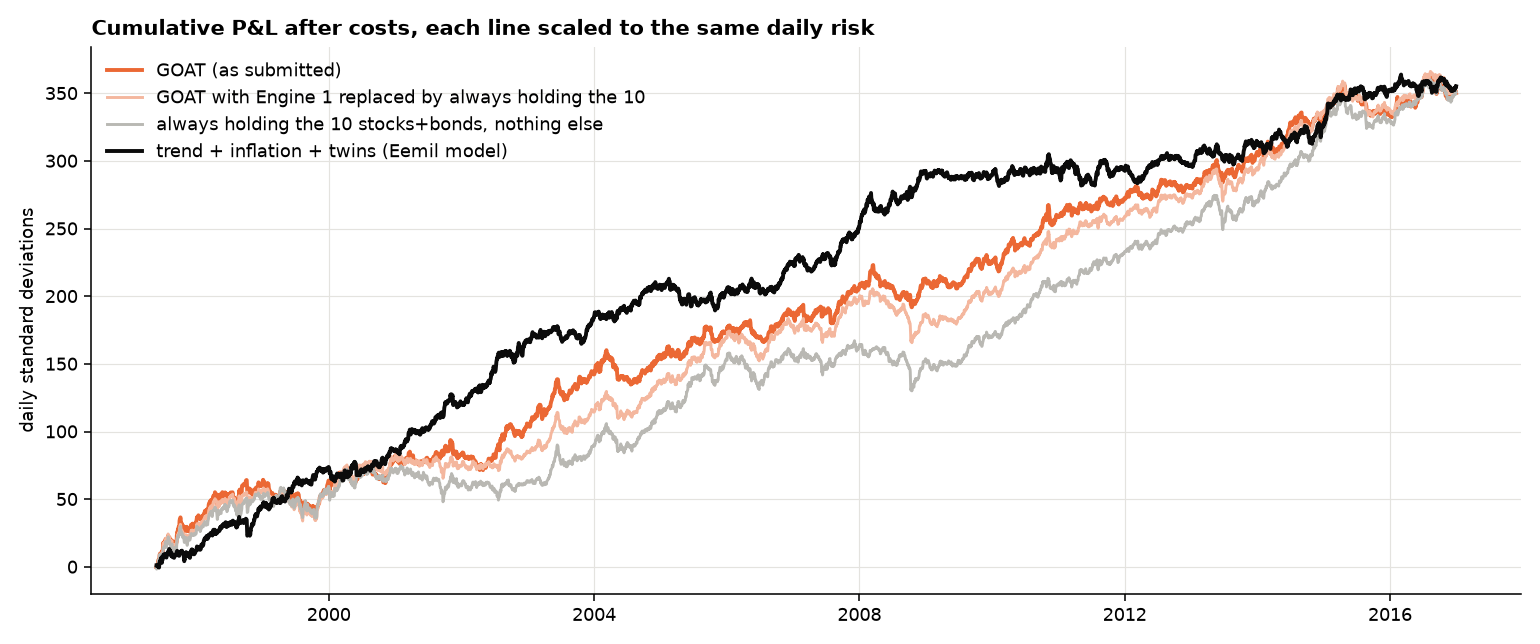

Generate this figure with Python:
"""Audit of the GOAT model (src/goat_model.py) with the same tests as the trend + inflation + twins model.
Writes GOAT_AUDIT.md and goat_audit.png.

    python research/eemil/final_combined/goat_audit.py        (about 1.5 minutes)

The GOAT code is not changed. `goat()` below is the same model with its settings exposed, built from
the functions in src/goat_model.py, and checked to give identical positions at the default settings.
"""
import sys
from pathlib import Path

HERE = Path(__file__).resolve().parent
sys.path.insert(0, str(HERE))

import numpy as np
import pandas as pd
import polars as pl
import matplotlib.pyplot as plt

import final_validation as fv
from src import goat_model as gm

fm, va, ev = fv.fm, fv.va, fv.ev
DATE, START, END, ERAS = fv.DATE, fv.START, fv.d[-1], fv.ERAS
out = []
md = lambda title, df, note="": out.append(f"\n## {title}\n" + (f"{note}\n\n" if note else "\n") + fv.to_markdown(df))


def goat(prices, thr=7.0, w_b=0.60, alpha=0.25, band=0.10, look=252, engine_b="stop", centred=False):
    """engine_b: 'stop' (Kristofer), 'ema' (EMA 10/100 long or flat, no stop), 'hold' (always long)."""
    px = prices.to_pandas().drop(columns=[DATE])
    cols = list(px.columns)
    groups = [[c for c in cols if gm.get_sector(c) == s] for s in ("stocks", "bonds", "fx", "commodity")]
    sb = groups[0] + groups[1]
    dp = px.diff()
    vol = np.sqrt((dp ** 2).rolling(100, min_periods=20).mean()).bfill()
    ef, es = px.ewm(span=10, adjust=False).mean(), px.ewm(span=100, adjust=False).mean()
    gap, trend = ((ef - es) / vol).fillna(0.0), (ef > es).astype(int)
    if engine_b == "stop":
        b = pd.DataFrame({c: gm.stretch_stop_positions(px[c].values, gap[c].values, trend[c].values, thr=thr, up_moves=2) for c in sb}, index=px.index)
    elif engine_b == "ema":
        b = trend[sb].astype(float)
    else:
        b = pd.DataFrame(1.0, index=px.index, columns=sb)
    units_b = (b / vol[sb]).reindex(columns=cols).fillna(0.0).to_numpy()
    ret = px.pct_change(look).fillna(0.0)
    parts = []
    for g in groups:
        if g:
            r = ret[g].rank(axis=1) / len(g)
            parts.append(2.0 * (r.sub(r.mean(axis=1), axis=0) if centred else r - 0.5))
    units_c = (pd.concat(parts, axis=1)[cols] / vol).fillna(0.0).to_numpy()
    mat = gm.apply_deadband(gm.apply_glide(w_b * units_b + (1 - w_b) * units_c, alpha=alpha), thr=band)
    return pl.DataFrame({DATE: prices[DATE], **{c: mat[:, j] for j, c in enumerate(cols)}})


assert np.abs(goat(fv.prices).drop(DATE).to_numpy() - gm.goat_positions(fv.prices).drop(DATE).to_numpy()).max() == 0.0


def kf(pos, prices=fv.prices, a=START, b=END, costs=-0.02, keys=("adjusted_sharpe",)):
    return ev.calc_key_figures(pos.filter(pl.col(DATE).is_between(a, b)), prices, costs=costs, key_figures=list(keys))


def eras(pos, prices=fv.prices):
    return {"full": kf(pos, prices)["adjusted_sharpe"], **{e: kf(pos, prices, a, b)["adjusted_sharpe"] for e, (a, b) in ERAS.items()}}


def row(name, pos, prices=fv.prices):
    f = kf(pos, prices, keys=fv.KEYS)
    return {"model": name, **eras(pos, prices), "sharpe": f["sharpe"], "sharpe 1d lag": f["sharpe_1d_lag"],
            "2x costs": kf(pos, prices, costs=-0.04)["adjusted_sharpe"], "skew": f["skewness"], "kurt": f["kurtosis"],
            "holding d": f["av_holding"], "bias": f["position_bias"]}


def pnl(pos, prices=fv.prices):
    return kf(pos, prices, keys=["returns"])["returns"].to_pandas().set_index(DATE)["returns"].iloc[3:]


POS = {
    "GOAT (as submitted)": goat(fv.prices),
    "GOAT with the stop removed (EMA 10/100 long or flat)": goat(fv.prices, engine_b="ema"),
    "GOAT with Engine 1 replaced by always holding the 10": goat(fv.prices, engine_b="hold"),
    "GOAT Engine 1 alone (stop, 10 stocks+bonds)": goat(fv.prices, w_b=1.0),
    "always holding the 10 stocks+bonds, nothing else": goat(fv.prices, w_b=1.0, engine_b="hold"),
    "GOAT Engine 2 alone (XS momentum)": goat(fv.prices, w_b=0.0),
    "GOAT Engine 2 alone, ranks centred (true long/short)": goat(fv.prices, w_b=0.0, centred=True),
    "GOAT with Engine 2 centred": goat(fv.prices, centred=True),
    "trend + inflation + twins (Eemil model)": fv.POS[fv.FINAL],
}
t1 = pd.DataFrame([row(k, p) for k, p in POS.items()])
md("1. Scores, same window and evaluator for every row", t1,
   f"Scored from {START} like the other tables in this folder. 'bias' is the long tilt: 1 = always long, 0 = balanced.")
g_all = ev.calc_key_figures(POS["GOAT (as submitted)"], fv.prices)
t1b = pd.DataFrame([{"figure": k, "value": g_all[k]} for k in ("adjusted_sharpe", "sharpe", "sharpe_1d_lag", "kurtosis", "av_holding", "position_bias")])
md("1b. GOAT on the whole file (1995 to 2016), as in the README", t1b)

# ---------------------------------------------------------------- 2. how much is just holding
R = pd.DataFrame({k: pnl(p) for k, p in POS.items()}).dropna()
G, H = R["GOAT (as submitted)"], R["always holding the 10 stocks+bonds, nothing else"]
beta = np.cov(G, H)[0, 1] / H.var()
res = G - beta * H
rows = [{"check": "correlation of GOAT's daily P&L with plain holding of the 10", "value": G.corr(H)},
        {"check": "share of GOAT's P&L variance explained by plain holding (R2)", "value": G.corr(H) ** 2},
        {"check": "Sharpe of what is left after removing holding", "value": res.mean() / res.std() * np.sqrt(260)},
        {"check": "t-stat of that leftover", "value": res.mean() / res.std() * np.sqrt(len(res))}]
for e, (a, b) in ERAS.items():
    x = res.loc[pd.Timestamp(a):pd.Timestamp(b)]
    rows.append({"check": f"leftover Sharpe {e}", "value": x.mean() / x.std() * np.sqrt(260)})
P = POS["GOAT (as submitted)"].to_pandas().set_index(DATE)
P.index = pd.to_datetime(P.index)
ap = (P.shift(2) * fv.PX.diff()).loc[pd.Timestamp(START):].iloc[3:]
cls = pd.Series({a: fm.asset_class(a) for a in P.columns})
sb = cls.isin(["stocks", "bonds"])
rows.append({"check": "share of GOAT's total P&L earned on stocks and bonds", "value": ap.loc[:, sb].sum().sum() / ap.sum().sum()})
rows.append({"check": "share of GOAT's P&L variance from stocks and bonds", "value": ap.loc[:, sb].sum(axis=1).cov(ap.sum(axis=1)) / ap.sum(axis=1).var()})
t2 = pd.DataFrame(rows)
md("2. How much of GOAT is simply being long stocks and bonds?", t2)

# ---------------------------------------------------------------- 3. mirror world
# every price replaced by first price squared / price: each percentage rise becomes a fall, same day-to-day pattern
num = [c for c in fv.prices.columns if c != DATE]
mprices = fv.prices.with_columns([(pl.col(c).first() ** 2 / pl.col(c)).alias(c) for c in num])
jp = lambda p: fm.final_positions(p, fv.macro, sleeves=("trend",), caps=False)
rows = []
for name, fn in [("GOAT (as submitted)", goat), ("GOAT with Engine 1 replaced by always holding the 10", lambda p: goat(p, engine_b="hold")),
                 ("GOAT Engine 1 alone", lambda p: goat(p, w_b=1.0)), ("GOAT Engine 2 alone", lambda p: goat(p, w_b=0.0)),
                 ("Jaakko's trend pick (long/short, for comparison)", jp)]:
    rows.append({"model": name, "real data": kf(fn(fv.prices))["adjusted_sharpe"], "mirrored data": kf(fn(mprices), mprices)["adjusted_sharpe"],
                 "bias real": kf(fn(fv.prices), keys=["position_bias"])["position_bias"],
                 "bias mirrored": kf(fn(mprices), mprices, keys=["position_bias"])["position_bias"]})
t3 = pd.DataFrame(rows)
md("3. Mirror world: what if stocks and bonds had fallen instead of risen?", t3,
   "Each price is replaced by (first price)^2 / price, so every rise becomes a fall of the same size. A rule with a real "
   "edge in both directions keeps most of its score. A rule that lives on the market going up does not.")

# ---------------------------------------------------------------- 4. settings
rows = [{"setting": "as submitted: gap 7, 60/40, glide 25%, deadband 10%, 252d", **eras(POS["GOAT (as submitted)"])}]
GRID = [("gap 6", dict(thr=6.0)), ("gap 8 (Kristofer's original)", dict(thr=8.0)), ("gap 10", dict(thr=10.0)),
        ("blend 50/50", dict(w_b=0.5)), ("blend 70/30", dict(w_b=0.7)), ("blend 40/60", dict(w_b=0.4)),
        ("glide 10%", dict(alpha=0.10)), ("glide 100% (none)", dict(alpha=1.0)),
        ("deadband off", dict(band=0.0)), ("deadband 5%", dict(band=0.05)), ("deadband 20%", dict(band=0.20)),
        ("XS lookback 190d", dict(look=190)), ("XS lookback 310d", dict(look=310))]
for label, kw in GRID:
    rows.append({"setting": label, **eras(goat(fv.prices, **kw))})
t4 = pd.DataFrame(rows)
md("4. One setting changed at a time", t4)

# ---------------------------------------------------------------- 5. leak tests
def trunc_test(fn, cuts=(0.3, 0.5, 0.7, 0.9, 0.97)):
    return va.leak_test(fn, fv.prices, cuts)[1]


def perturb_test(fn, cuts=(0.3, 0.5, 0.7, 0.9), seed=0):
    rng = np.random.default_rng(seed)
    full = fn(fv.prices).drop(DATE).to_numpy()
    worst = 0.0
    for c in cuts:
        n = int(len(fv.prices) * c)
        px = fv.prices.to_pandas().set_index(DATE)
        px.iloc[n:] = px.iloc[n:] * np.exp(rng.normal(0, 0.05, px.iloc[n:].shape)).cumprod(axis=0)
        alt = fn(pl.from_pandas(px.reset_index()).with_columns(pl.col(DATE).cast(pl.Date))).drop(DATE).to_numpy()
        worst = max(worst, np.abs(full[:n] - alt[:n]).max() / max(np.abs(full[:n]).max(), 1e-12))
    return worst


a, b = trunc_test(gm.goat_positions), perturb_test(gm.goat_positions)
short = gm.goat_positions(fv.prices.head(15)).drop(DATE).to_numpy()
early = np.abs(short - gm.goat_positions(fv.prices).head(15).drop(DATE).to_numpy()).max()
t5 = pd.DataFrame([{"test": "shorter history (cut at 30/50/70/90/97%)", "result": "PASS" if a < 1e-9 else "FAIL", "largest difference": f"{a:.1e}"},
                   {"test": "future replaced by random data after 30/50/70/90%", "result": "PASS" if b < 1e-9 else "FAIL", "largest difference": f"{b:.1e}"},
                   {"test": "first 15 days only vs full run (the vol is back-filled over the first 20 days)",
                    "result": "PASS" if early < 1e-9 else "FAIL", "largest difference": f"{early:.1e}"}])
md("5. Forward-looking bias", t5)

# ---------------------------------------------------------------- 6. risk
def risk_path(pos):
    s = kf(pos, keys=["rolling_std"])["rolling_std"].to_pandas().set_index(DATE)["rolling_std"].dropna()
    return s / s.median()


rows = []
for name in ("GOAT (as submitted)", "trend + inflation + twins (Eemil model)"):
    s = risk_path(POS[name])
    Pm = POS[name].to_pandas().set_index(DATE); Pm.index = pd.to_datetime(Pm.index)
    x = (Pm.shift(2) * fv.PX.diff()).loc[pd.Timestamp(START):].iloc[3:]
    sh = (x.apply(lambda c: c.cov(x.sum(axis=1))) / x.sum(axis=1).var())
    rows.append({"model": name, "risk, lowest year vs normal": s.min(), "risk, highest year vs normal": s.max(),
                 "variance share stocks+bonds (37% if even)": sh[sb.values].sum(), "variance share top 5 assets (19% if even)": sh.sort_values().iloc[-5:].sum(),
                 "assets with positive P&L": f"{int((x.sum() > 0).sum())} of 27", "worst calendar year Sharpe": R[name].groupby(R.index.year).apply(lambda v: v.mean() / v.std() * np.sqrt(260)).min()})
t6 = pd.DataFrame(rows)
md("6. Risk: stable over time, spread across assets?", t6, "Risk = rolling 1-year standard deviation of daily P&L divided by its median.")

# ---------------------------------------------------------------- 7. bootstrap
idx = va.boot_idx(len(R), n_boot=2000)
BS = {}
bs = lambda k: BS.setdefault(k, va.boot_scores(R[k].values, idx))
q = lambda x: "{:.2f} to {:.2f}".format(*np.nanpercentile(x, [5, 95]))
rows = []
for m, o in [("GOAT (as submitted)", "trend + inflation + twins (Eemil model)"),
             ("GOAT (as submitted)", "GOAT with Engine 1 replaced by always holding the 10"),
             ("GOAT (as submitted)", "GOAT with the stop removed (EMA 10/100 long or flat)")]:
    rows.append({"model": m, "against": o, "difference": va.adj_sharpe(R[m].values) - va.adj_sharpe(R[o].values),
                 "90% interval": q(bs(m) - bs(o)), "P(model wins)": float(np.nanmean(bs(m) > bs(o)))})
t7 = pd.DataFrame(rows)
md("7. Block bootstrap of the differences", t7, f"2000 paired resamples of 60-day blocks. P&L correlation GOAT vs Eemil model: {R['GOAT (as submitted)'].corr(R['trend + inflation + twins (Eemil model)']):.2f}.")

# 50/50 of the two models, each at the same risk
mix = R["GOAT (as submitted)"] / R["GOAT (as submitted)"].std() + R["trend + inflation + twins (Eemil model)"] / R["trend + inflation + twins (Eemil model)"].std()
t8 = pd.DataFrame([{"model": "50/50 of the two models' P&L, same risk each", "full": va.adj_sharpe(mix.values),
                    **{e: va.adj_sharpe(mix.loc[pd.Timestamp(a):pd.Timestamp(b)].values) for e, (a, b) in ERAS.items()}}])
md("8. For information: the two models together", t8, "A sum of the two daily P&Ls, not one portfolio. Shows whether they are different bets.")

hdr = ("# GOAT model audit\n\nGOAT = 60% Kristofer stretch stop on 10 stocks and bonds + 40% cross-sectional 12-month momentum, glide and deadband "
       "(src/goat_model.py).\nGenerated by research/eemil/final_combined/goat_audit.py, do not edit by hand.\n\n![goat](goat_audit.png)\n")
(HERE / "GOAT_AUDIT.md").write_text(hdr + "\n".join(out) + "\n", encoding="utf-8")

lines = [("GOAT (as submitted)", "#eb6834", 2.0), ("GOAT with Engine 1 replaced by always holding the 10", "#f4b79e", 1.5),
         ("always holding the 10 stocks+bonds, nothing else", "#b9b8b3", 1.5), ("trend + inflation + twins (Eemil model)", "#0b0b0b", 2.0)]
plt.rcParams.update({"axes.spines.top": False, "axes.spines.right": False, "axes.grid": True, "grid.color": "#e4e3df",
                     "grid.linewidth": 0.6, "font.size": 9, "legend.frameon": False})
fig, ax = plt.subplots(figsize=(11, 4.6), dpi=140)
for k, col, lw in lines:
    ax.plot(R.index, (R[k] / R[k].std()).cumsum(), color=col, lw=lw, label=k)
ax.set_title("Cumulative P&L after costs, each line scaled to the same daily risk", loc="left", fontweight="bold")
ax.set_ylabel("daily standard deviations"); ax.legend(loc="upper left")
fig.tight_layout(); fig.savefig(HERE / "goat_audit.png"); plt.close(fig)

if __name__ == "__main__":
    pd.set_option("display.width", 280, "display.float_format", "{:.2f}".format, "display.max_colwidth", 95)
    for t in (t1, t1b, t2, t3, t4, t5, t6, t7, t8):
        print(t.to_string(index=False), "\n")
